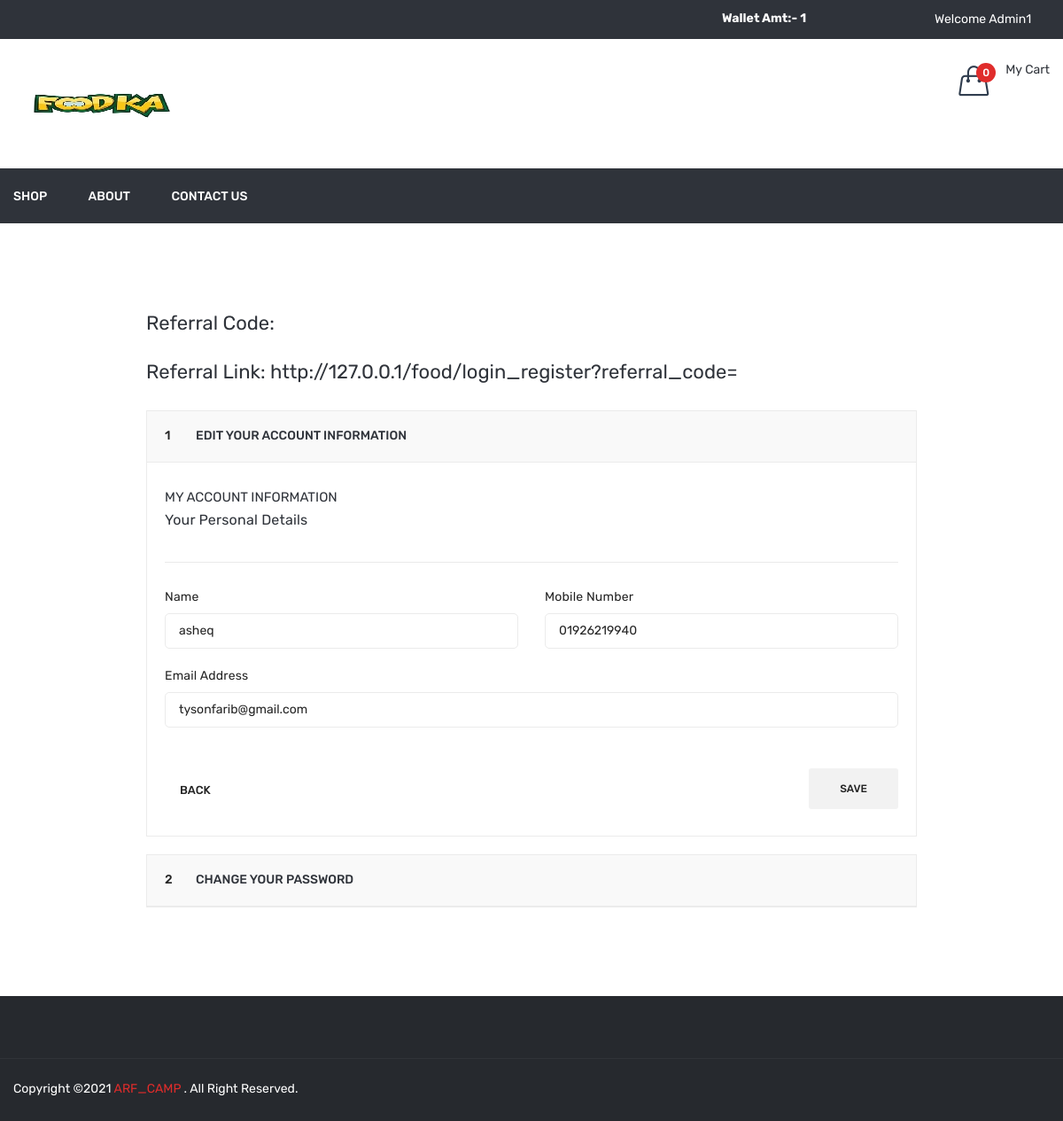
The app's page /profile.php (signed in), older data.
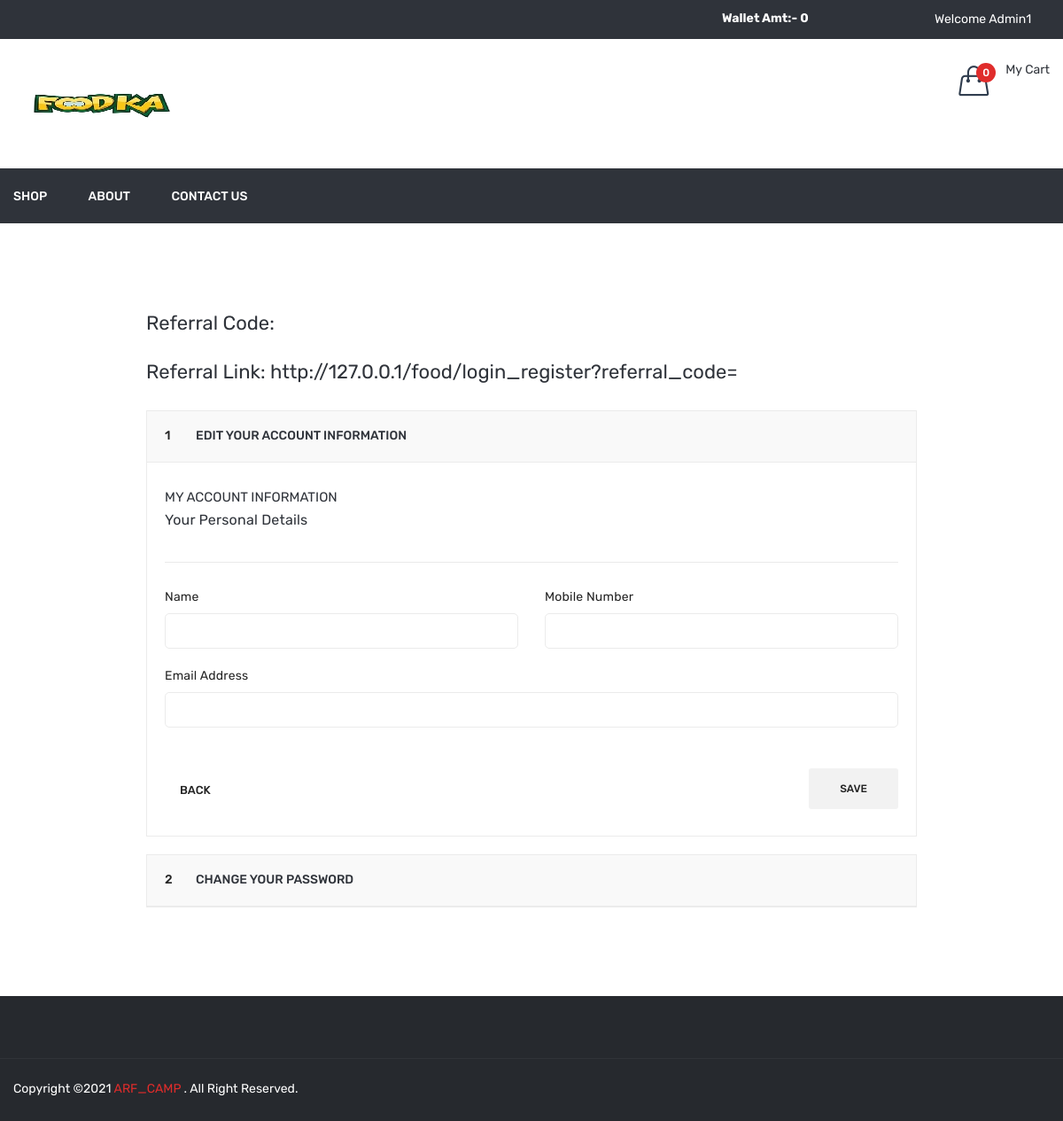
The same page, newer data.
### tables this page shows
CREATE TABLE `user` (
  `id` int(11) NOT NULL,
  `name` varchar(50) NOT NULL,
  `email` varchar(50) NOT NULL,
  `mobile` varchar(15) NOT NULL,
  `password` varchar(50) NOT NULL,
  `added_on` datetime NOT NULL,
  `status` int(11) NOT NULL,
  `email_verify` int(11) NOT NULL,
  `rand_str` varchar(50) NOT NULL,
  `referral_code` varchar(20) NOT NULL,
  `from_referral_code` varchar(50) NOT NULL
);

### function.inc.php (called while the page is built, shortened)
	<?php
function getUserDetailsByid($uid=''){
  global $con;
  $data['name']='';
  $data['email']='';
  $data['mobile']=''; $data['referral_code']='';
  if(isset($_SESSION['FOOD_USER_ID'])){
    $uid=$_SESSION['FOOD_USER_ID'];
  }
  $row=mysqli_fetch_assoc(mysqli_query($con,"select * from user where id='$uid'"));
  $data['name']=$row['name'];
  $data['email']=$row['email'];
  $data['mobile']=$row['mobile'];
  $data['referral_code']=$row['referral_code'];
  return $data;
}
function getWalletAmt($uid){
  global $con;
  $sql="select * from wallet where user_id='$uid'";
  $res=mysqli_query($con,$sql);
  $in=0;
  $out=0;
  while($row=mysqli_fetch_assoc($res)){
    if($row['type']=='in'){
      $in=$in+$row['amt'];
    }
    if($row['type']=='out'){
      $out=$out+$row['amt'];
    }
  }
  return $in-$out;
}
?>

### profile.php (the view, shortened to what the changed rows need)
<?php
include ("header.php");
$getUserDetails=getUserDetailsByid();
?>
<div class="myaccount-area pb-80 pt-100">
            <div class="container">
                <div class="row">
                    <div class="ml-auto mr-auto col-lg-9">
                        <div class="checkout-wrapper">
                            <div id="faq" class="panel-group">
                                <div class="panel panel-default">
                                    <div id="my-account-1" class="panel-collapse collapse show">
                                        <div class="panel-body">
          <form method="post" id="frmProfile">
												<div class="billing-information-wrapper">
													<div class="row">
														<div class="col-lg-6 col-md-6">
															<div class="billing-info">
																<label>Name</label>
                                       <input type="text" id="uname" name="name" required value="<?php echo $getUserDetails['name']?>">
															</div>
														</div>
														<div class="col-lg-6 col-md-6">
															<div class="billing-info">
																<label>Mobile Number</label>
									<input type="text" name="mobile" value="<?php echo $getUserDetails['mobile']?>" required>
															</div>
														</div>
														<div class="col-lg-12 col-md-12">
															<div class="billing-info">
																<label>Email Address</label>
									<input type="email" readonly="readonly" value="<?php echo $getUserDetails['email']?>">
															</div>
														</div>
													</div>
												</div>
		</form>
                                        </div>
                                    </div>
                                </div>
                            </div>
                        </div>
                    </div>
                </div>
            </div>
        </div>
<?php
include("footer.php");
?>

### header.php (shortened to what the changed rows need)
<?php
include('database.inc.php');
include('function.inc.php');
$getWalletAmt=0;
if(isset($_SESSION['FOOD_USER_ID'])){
    $getWalletAmt=getWalletAmt($_SESSION['FOOD_USER_ID']);
}
 ?>
<!doctype html>
<html class="no-js" lang="zxx">
<head>
        <link rel="stylesheet" href="<?php echo FRONT_SITE_PATH?>assets/css/bootstrap.min.css">
        <link rel="stylesheet" href="<?php echo FRONT_SITE_PATH?>assets/css/animate.css">
        <link rel="stylesheet" href="<?php echo FRONT_SITE_PATH?>assets/css/owl.carousel.min.css">
        <link rel="stylesheet" href="<?php echo FRONT_SITE_PATH?>assets/css/slick.css">
        <link rel="stylesheet" href="<?php echo FRONT_SITE_PATH?>assets/css/chosen.min.css">
        <link rel="stylesheet" href="<?php echo FRONT_SITE_PATH?>assets/css/ionicons.min.css">
        <link rel="stylesheet" href="<?php echo FRONT_SITE_PATH?>assets/css/font-awesome.min.css">
        <link rel="stylesheet" href="<?php echo FRONT_SITE_PATH?>assets/css/simple-line-icons.css">
        <link rel="stylesheet" href="<?php echo FRONT_SITE_PATH?>assets/css/jquery-ui.css">
        <link rel="stylesheet" href="<?php echo FRONT_SITE_PATH?>assets/css/meanmenu.min.css">
        <link rel="stylesheet" href="<?php echo FRONT_SITE_PATH?>assets/css/style.css">
        <link rel="stylesheet" href="<?php echo FRONT_SITE_PATH?>assets/css/responsive.css">
    </head>
    <body>
        <header class="header-area">
            <div class="header-top black-bg">
                <div class="container">
                    <div class="row">
                      <div class="col-lg-2 col-md-4 col-12 col-sm-4">
                            <?php
                                if(isset($_SESSION['FOOD_USER_NAME'])){
                                ?>
                            <div id="wallet_top_box">
                                <a href="<?php echo FRONT_SITE_PATH?>wallet" style="color:#fff;">
                                    Wallet Amt:- <?php echo $getWalletAmt?>
                                </a>
                            </div>
                                <?php  } ?>
                        </div>
                    </div>
                </div>
            </div>
        </header>

Row changes from the older to the newer data that the page shows:
removed user: name "asheq", mobile "01926219940", email "tysonfarib@gmail.com"
Text that changed along with them:
$getWalletAmt: "1" → "0"
